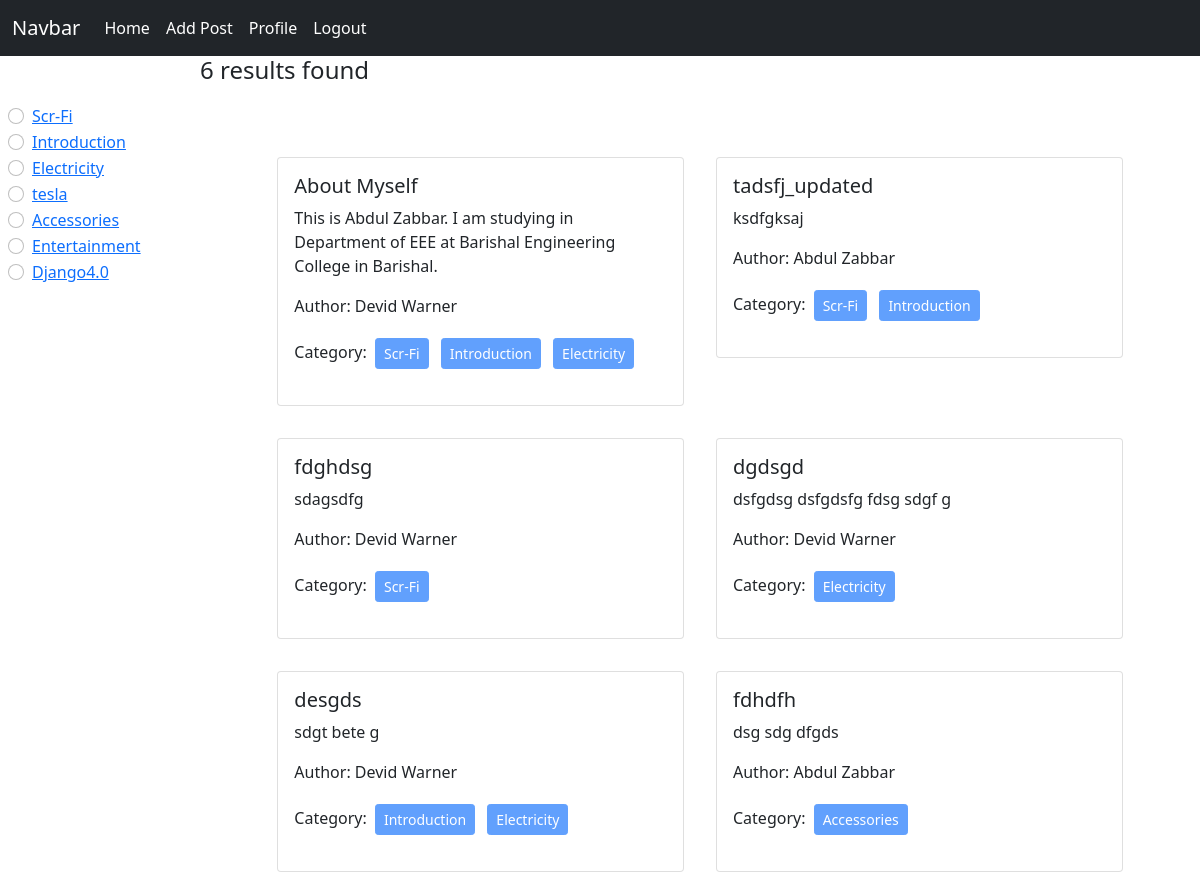
Screenshot of / (signed in) with the database file from the repository.
### categories/models.py (models this page shows, shortened)
class Category(models.Model):
    name= models.CharField(max_length=100)
    slug= models.SlugField(max_length=100, null=True, blank=True, unique=True)

### posts/models.py (models this page shows, shortened)
class Post(models.Model):
    title= models.CharField(max_length=50)
    content= models.TextField()
    category= models.ManyToManyField(Category) # many to many relationship
    author= models.ForeignKey(User, on_delete=models.CASCADE)

### blog_project/views.py (the view)
# urls.py: path('', views.home, name="homePage"),
@login_required
def home(request, category_slug= None):
    data= Post.objects.all()
    if category_slug is not None:
        category= Category.objects.get(slug= category_slug)
        data= Post.objects.filter(category= category)
    categories= Category.objects.all()
    return render(request, 'home.html', {'data': data, 'categories': categories})

### templates/home.html
{% extends "base.html" %}
{% block content %}
<div class="d-flex flex-wrap">
  <div class="col-2 pt-5 px-2">
    {% for cat in categories %}
    <div class="form-check">
      <input class="form-check-input" type="radio" name="category" id="{{cat.id}}">
      <label class="form-check-label" for="{{cat.id}}">
        <a href="{% url 'category_wise_post' cat.slug %}">{{cat.name}}</a>
      </label>
    </div>
    {% endfor %}
  </div>
  <div class="col-10">
    <h4>{{data | length}} results found</h4>
    <div class="d-flex flex-wrap justify-content-center container pt-5">
      {% for post in data  %}
      <div class="col-sm-5 m-3">
          <div class="card">
            <div class="card-body">
              <h5 class="card-title">{{post.title}}</h5>
              <p class="card-text">{{post.content}}</p>
              <p>Author: {{post.author.first_name}} {{post.author.last_name}}</p>
              <p>Category:
                  {% for cat in post.category.all %}
                      <button class="btn btn-primary btn-sm m-1" disabled>{{cat.name}}</button>
                  {% endfor %}
              </p>
            </div>
          </div>
        </div>
      {% endfor %}
    </div>
  </div>
</div>
{% endblock content %}

### templates/base.html (shortened to what this page needs)
<!doctype html>
<html lang="en">
  <head>
    <link href="https://cdn.jsdelivr.net/npm/bootstrap@5.0.2/dist/css/bootstrap.min.css" rel="stylesheet">
  </head>
  <body>
    <nav class="navbar navbar-expand-lg navbar-dark bg-dark">
        <div class="container-fluid justify-content-around">
          <a class="navbar-brand" href="#">Navbar</a>
          <div class="collapse navbar-collapse" id="navbarSupportedContent">
            {% if user.is_authenticated %}
            <ul class="navbar-nav me-auto mb-2 mb-lg-0">
              <li class="nav-item">
                <a class="nav-link active" aria-current="page" href="{% url 'homePage' %}">Home</a>
              </li>
              <li class="nav-item">
                <a class="nav-link active" aria-current="page" href="{% url 'add_post' %}">Add Post</a>
              </li>
              <li class="nav-item">
                <a class="nav-link active" aria-current="page" href="{% url 'profile' %}">Profile</a>
              </li>
              <li class="nav-item">
                <a class="nav-link active" aria-current="page" href="{% url 'logout' %}">Logout</a>
              </li>
            </ul>
              {% endif %}
            </div>
          </div>
      </nav>
    {% block content %}{% endblock content %}

### rows the page displays
Category: name "Scr-Fi"
Category: name "Introduction"
Category: name "Electricity"
Category: name "tesla"
Category: name "Accessories"
Category: name "Entertainment"
Category: name "Django4.0"
Post: title "About Myself", content "This is Abdul Zabbar. I am studying in Department of EEE at Barishal Engineering College in Barishal.", author.first_name "Devid", author.last_name "Warner"
Post: title "tadsfj_updated", content "ksdfgksaj", author.first_name "Abdul", author.last_name "Zabbar"
Post: title "fdghdsg", content "sdagsdfg", author.first_name "Devid", author.last_name "Warner"
Post: title "dgdsgd", content "dsfgdsg dsfgdsfg fdsg sdgf g", author.first_name "Devid", author.last_name "Warner"
Post: title "desgds", content "sdgt bete g", author.first_name "Devid", author.last_name "Warner"
Post: title "fdhdfh", content "dsg sdg dfgds", author.first_name "Abdul", author.last_name "Zabbar"

### other values shown
{{ data | length }} "6"
